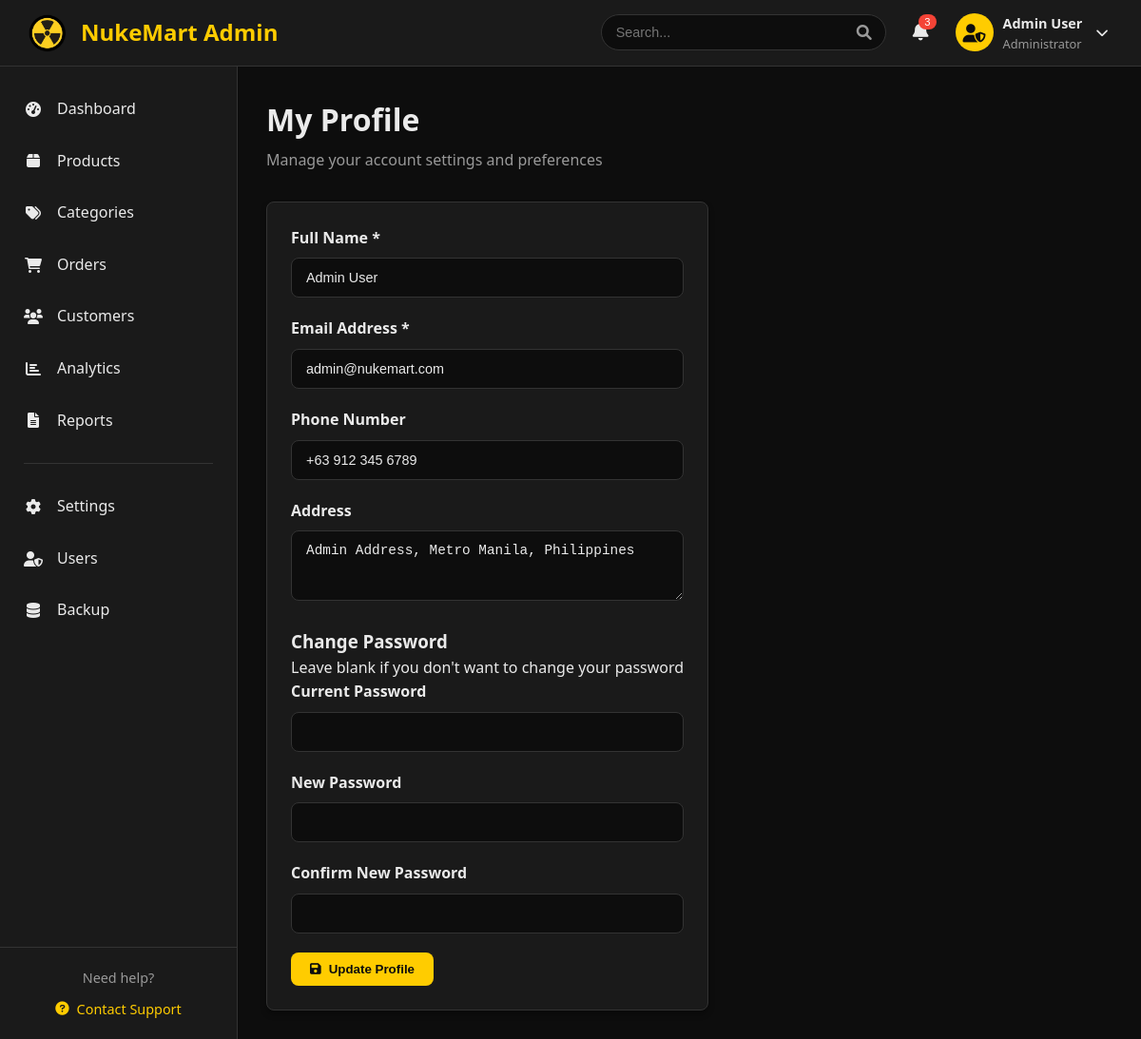
The app's page /admin/profile.php (signed in) with its own data.
### tables this page shows
CREATE TABLE users (
    id INT AUTO_INCREMENT PRIMARY KEY,
    name VARCHAR(100) NOT NULL,
    email VARCHAR(100) UNIQUE NOT NULL,
    password VARCHAR(255) NOT NULL,
    role ENUM('customer', 'admin') DEFAULT 'customer',
    phone VARCHAR(20),
    address TEXT,
    created_at TIMESTAMP DEFAULT CURRENT_TIMESTAMP,
    updated_at TIMESTAMP DEFAULT CURRENT_TIMESTAMP ON UPDATE CURRENT_TIMESTAMP
);

### config/config.php (called while the page is built, shortened)
<?php
require_once 'database.php';
function getUserById($id) {
    $sql = "SELECT * FROM users WHERE id = ?";
    return fetchOne($sql, [$id]);
}
?>

### config/database.php (called while the page is built, shortened)
<?php
function getDBConnection() {
    try {
        $pdo = new PDO(
            "mysql:host=" . DB_HOST . ";dbname=" . DB_NAME . ";charset=utf8mb4",
            DB_USER,
            DB_PASS,
            [
                PDO::ATTR_ERRMODE => PDO::ERRMODE_EXCEPTION,
                PDO::ATTR_DEFAULT_FETCH_MODE => PDO::FETCH_ASSOC,
                PDO::ATTR_EMULATE_PREPARES => false
            ]
        );
        return $pdo;
    } catch (PDOException $e) {
        die("Database connection failed: " . $e->getMessage());
    }
}
function executeQuery($sql, $params = []) {
    $pdo = getDBConnection();
    $stmt = $pdo->prepare($sql);
    $stmt->execute($params);
    return $stmt;
}
function fetchOne($sql, $params = []) {
    $stmt = executeQuery($sql, $params);
    return $stmt->fetch();
}
?>

### admin/profile.php (the view, shortened to what this page needs)
<?php
require_once '../config/config.php';
$user = getUserById($_SESSION['user']['id']);
include 'includes/header.php';
?>
<div class="admin-container">
    <?php include 'includes/sidebar.php'; ?>
    <div class="main-content">
        <div class="admin-header">
            <div class="header-left">
                <h1>My Profile</h1>
                <p>Manage your account settings and preferences</p>
            </div>
        </div>
        <div class="form-section">
            <form method="POST" class="profile-form">
                <div class="form-grid">
                    <div class="form-group">
                        <label for="name">Full Name *</label>
                        <input type="text" id="name" name="name" required class="form-control"
                               value="<?php echo htmlspecialchars($user['name']); ?>">
                    </div>
                    <div class="form-group">
                        <label for="email">Email Address *</label>
                        <input type="email" id="email" name="email" required class="form-control"
                               value="<?php echo htmlspecialchars($user['email']); ?>">
                    </div>
                    <div class="form-group">
                        <label for="phone">Phone Number</label>
                        <input type="tel" id="phone" name="phone" class="form-control"
                               value="<?php echo htmlspecialchars($user['phone'] ?? ''); ?>">
                    </div>
                    <div class="form-group full-width">
                        <label for="address">Address</label>
                        <textarea id="address" name="address" rows="3" class="form-control"><?php echo htmlspecialchars($user['address'] ?? ''); ?></textarea>
                    </div>
                </div>
                <div class="form-divider">
                    <h3>Change Password</h3>
                    <p>Leave blank if you don't want to change your password</p>
                </div>
                <div class="form-grid">
                    <div class="form-group">
                        <label for="current_password">Current Password</label>
                        <input type="password" id="current_password" name="current_password" class="form-control">
                    </div>
                    <div class="form-group">
                        <label for="new_password">New Password</label>
                        <input type="password" id="new_password" name="new_password" class="form-control">
                    </div>
                    <div class="form-group">
                        <label for="confirm_password">Confirm New Password</label>
                        <input type="password" id="confirm_password" name="confirm_password" class="form-control">
                    </div>
                </div>
                <div class="form-actions">
                    <button type="submit" class="btn-primary">
                        <i class="fas fa-save"></i>
                        Update Profile
                    </button>
                </div>
            </form>
        </div>
    </div>
</div>
<?php include 'includes/footer.php'; ?>

### admin/assets/css/admin.css (style rules this page uses)
:root { --admin-bg: #0d0d0d; --admin-surface: #1a1a1a; --admin-surface-hover: #2a2a2a; --admin-border: #333; --admin-text: #eaeaea; --admin-text-secondary: #999; --admin-accent: #ffcc00; --admin-success: #4caf50; --admin-warning: #ff9800; --admin-danger: #f44336; --admin-info: #2196f3; --admin-shadow: 0 4px 6px rgba(0, 0, 0, 0.3); --admin-radius: 8px; }
* { margin: 0; padding: 0; box-sizing: border-box; }
body { font-family: 'Segoe UI', Tahoma, Geneva, Verdana, sans-serif; background: var(--admin-bg); color: var(--admin-text); line-height: 1.6; }
.main-content { margin-left: 250px; margin-top: 70px; padding: 30px; flex: 1; }
.admin-header { display: flex; justify-content: space-between; align-items: center; margin-bottom: 30px; }
.header-left h1 { font-size: 2rem; font-weight: 700; color: var(--admin-text); margin-bottom: 5px; }
.header-left p { color: var(--admin-text-secondary); font-size: 1rem; }
.btn-primary { background: var(--admin-accent); color: var(--admin-bg); border: none; padding: 10px 20px; border-radius: var(--admin-radius); font-weight: 600; cursor: pointer; transition: all 0.3s ease; text-decoration: none; display: inline-flex; align-items: center; gap: 8px; }
.form-group { margin-bottom: 20px; }
.form-group label { display: block; margin-bottom: 8px; font-weight: 600; color: var(--admin-text); }
.form-control { width: 100%; padding: 12px 15px; background: var(--admin-bg); border: 1px solid var(--admin-border); border-radius: var(--admin-radius); color: var(--admin-text); font-size: 0.9rem; transition: border-color 0.3s ease; }
.form-section { background: var(--admin-surface); border: 1px solid var(--admin-border); border-radius: var(--admin-radius); padding: 25px; box-shadow: var(--admin-shadow); }

### records on screen
users: name "Admin User", email "admin@nukemart.com", phone "+63 912 345 6789", address "Admin Address, Metro Manila, Philippines"

### other values on screen
SITE_NAME "NukeMart"
$_SESSION['user']['name'] "Admin User"
